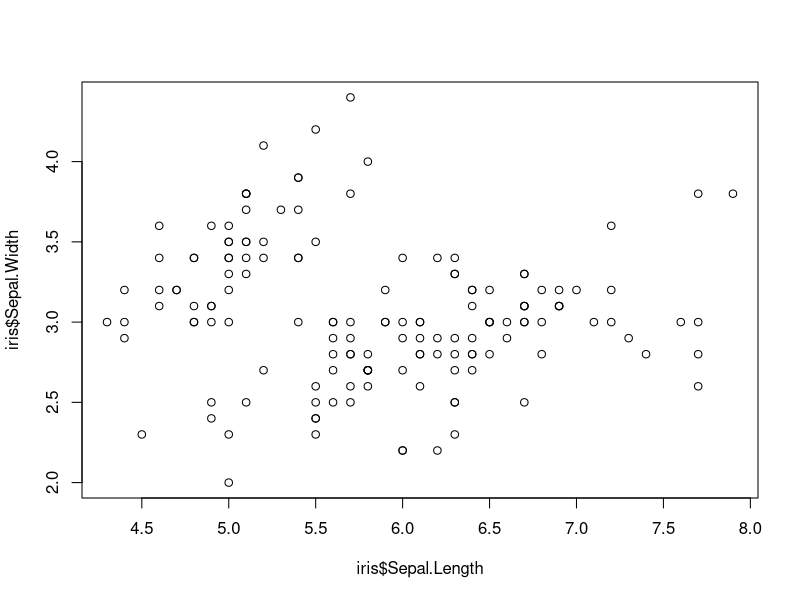
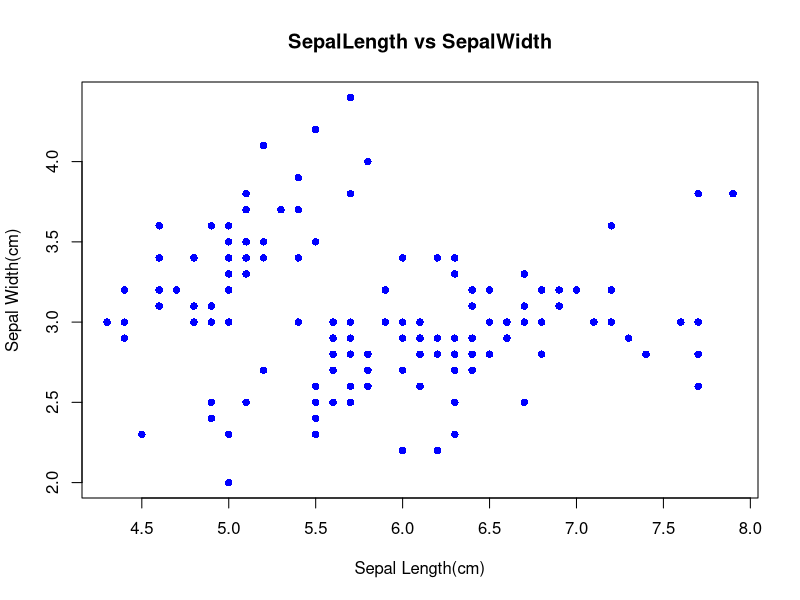
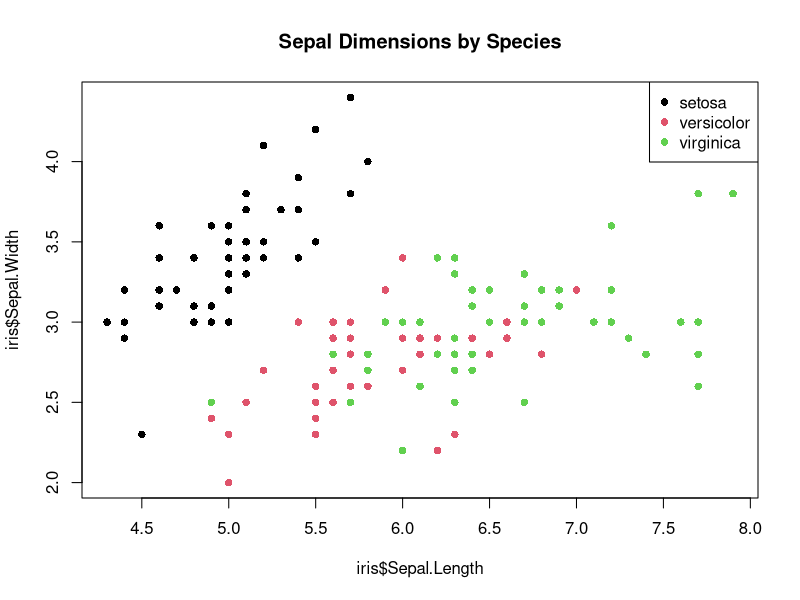
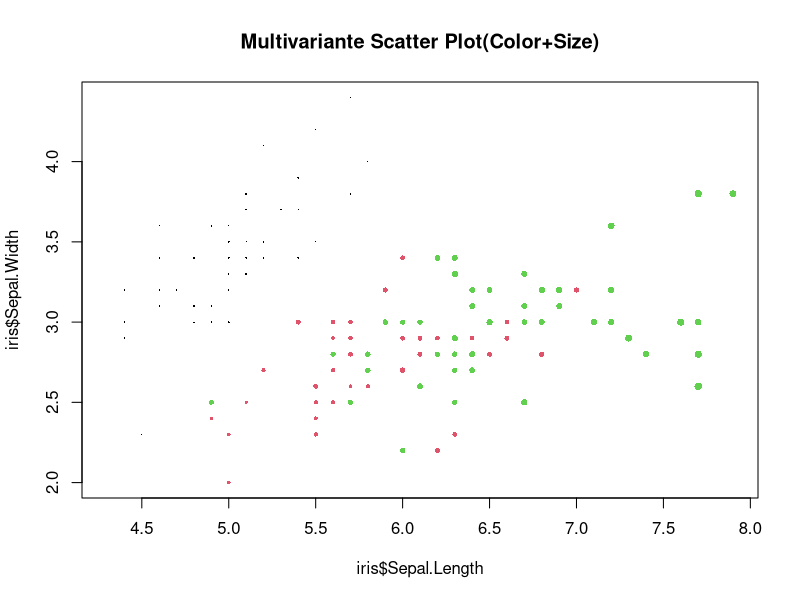
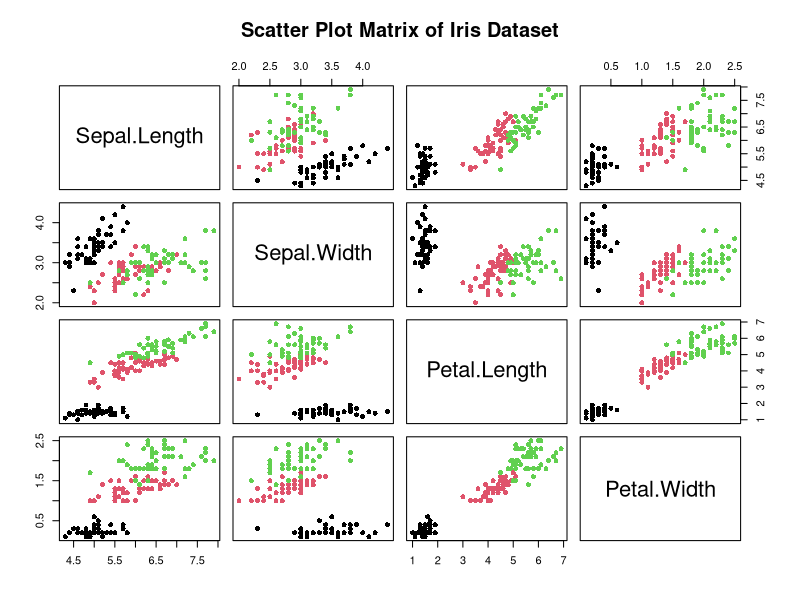
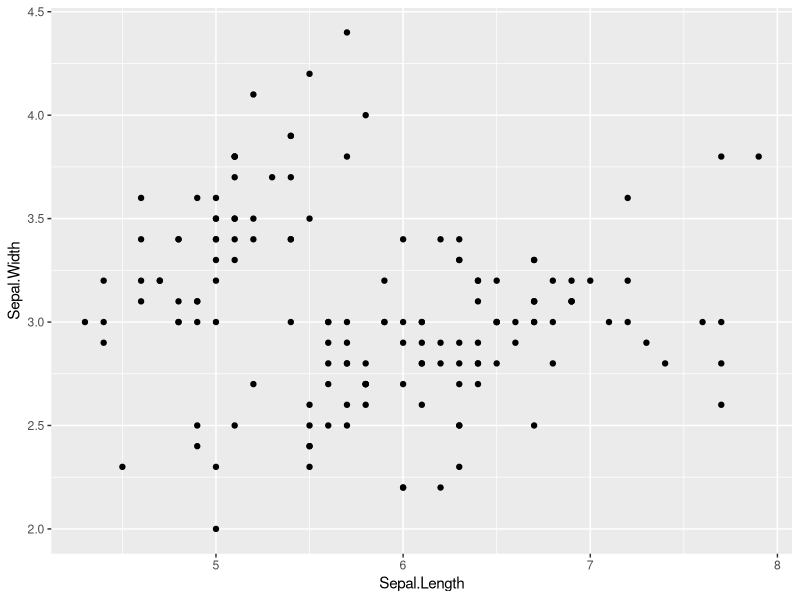
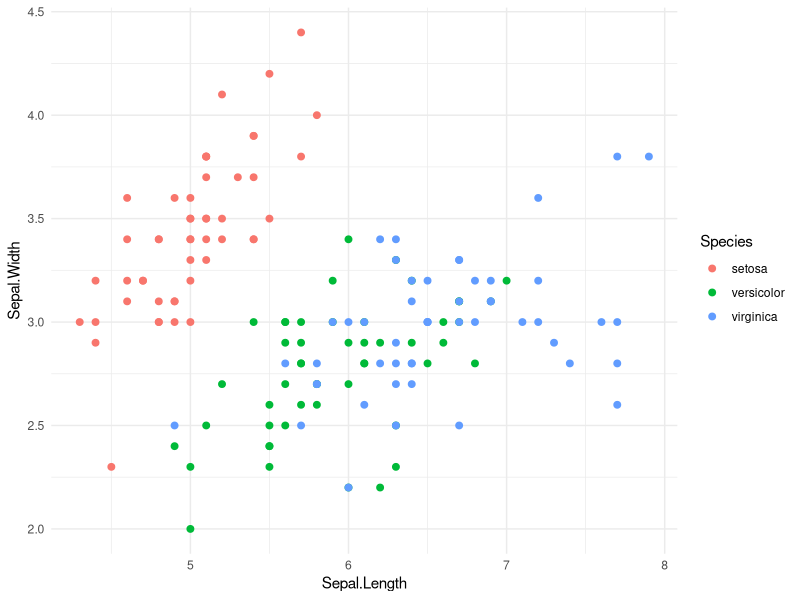
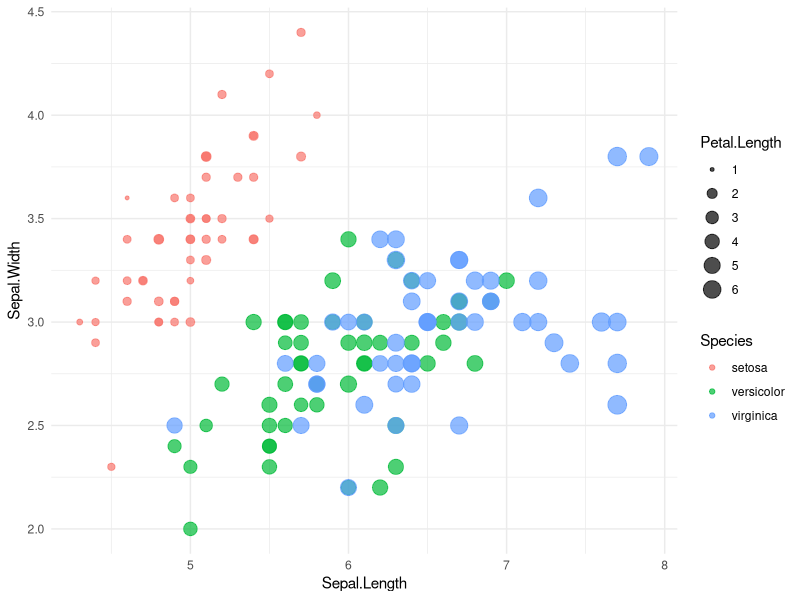

The R source for these figures, in order:
#Load and Understand the iris Dataset
data(iris)
str(iris)
View(iris)

#Basic Scatter Plot Sepal Length vs Sepal Width
plot(iris$Sepal.Length,iris$Sepal.Width)

#Labelled Scatter plot
plot(
  iris$Sepal.Length,
  iris$Sepal.Width,
  main="SepalLength vs SepalWidth",
  xlab="Sepal Length(cm)",
  ylab="Sepal Width(cm)",
  col="blue",
  pch=16
)

#Colored Scatter Plot by Species
plot(
  iris$Sepal.Length,
  iris$Sepal.Width,
  col=as.numeric(iris$Species),
  pch=16,
  main="Sepal Dimensions by Species"
)

legend(
  "topright",
  legend=levels(iris$Species),
  col=1:3,
  pch=16
)

#Multivariate Scatter
#Add size as a third variable
plot(
  iris$Sepal.Length,
  iris$Sepal.Width,
  col=as.numeric(iris$Species),
  pch=16,
  cex=iris$Petal.Length/max(iris$Petal.Length),
  main="Multivariante Scatter Plot(Color+Size)"
)
#Scatter Plot Matrix
#All numeric variables aganist each other
pairs(
  iris[,1:4],
  col=as.numeric(iris$Species),
  pch=16,
  main="Scatter Plot Matrix of Iris Dataset"
)

library(ggplot2)

#Basic Scatter plot
ggplot(iris,aes(x=Sepal.Length,y=Sepal.Width))+
  geom_point()

#Colored Scatter by Species
ggplot(iris,aes(x=Sepal.Length,y=Sepal.Width,color=Species))+
  geom_point(size=2)+
  theme_minimal()

#multivariante Scatter Plot
#Color+Size encoding
ggplot(
  iris,
  aes(
    x=Sepal.Length,
    y=Sepal.Width,
    color=Species,
    size=Petal.Length
  )
)+
  geom_point(alpha=0.7)+
  theme_minimal()

#Faceted Scatter Plot
#One Scatter plot per species
ggplot(iris,aes(x=Sepal.Length,y=Sepal.Width))+
  geom_point(color="pink")+
  facet_wrap(~Species)+
  theme_minimal()

#Scatter Plot Matrix
#Using GGally(extension of ggplot2)
library(GGally)

ggpairs(
  iris,
  columns=1:4,
  aes(color=Species,alpha=0.6)
)

